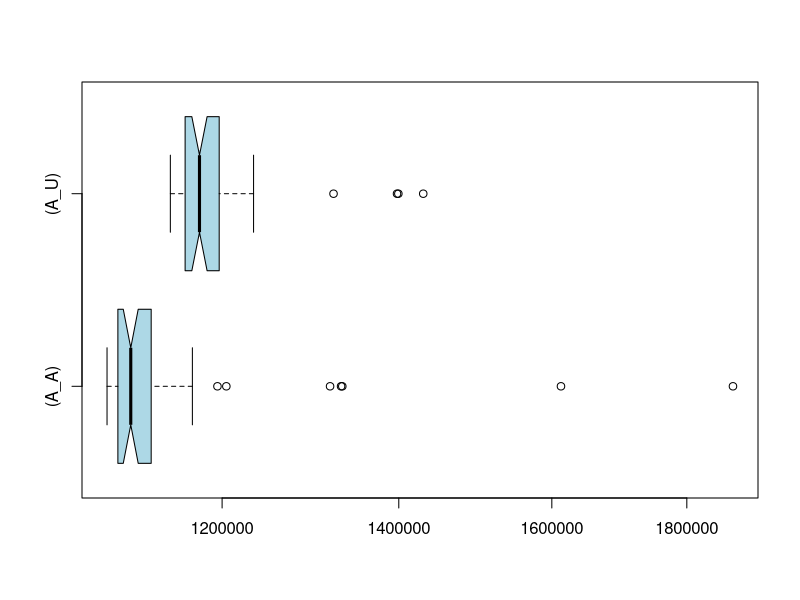

This chart was generated by the following R code:
if (exists("A_A")) remove("A_A")
if (exists("A_U")) remove("A_U")
if (exists("C_A")) remove("C_A")
if (exists("C_U")) remove("C_U")
A_U<-c(1186827,1169692,1161860,1193507,1164653,1159177,1155488,1397852,1161894,1190671,1175567,1162821,1233391,1230248,1170940,1196350,1157240,1180851,1160377,1154967,1173966,1173845,1160173,1399472,1430204,1196962,1167641,1158324,1156352,1147019,1160120,1168066,1160079,1175040,1204787,1193254,1184617,1163474,1203054,1192351,1189451,1204838,1182515,1177548,1167251,1183072,1221209,1230912,1199812,1322520)
A_A<-c(1332670,1108069,1086340,1092126,1118866,1105892,1129337,1088689,1098772,1097631,1147046,1141401,1094547,1169286,1108085,1085377,1099110,1086786,1090986,1109154,1117948,1318542,1098673,1109337,1873959,1102216,1091976,1098021,1093674,1095685,1119546,1098958,1095223,1139369,1612822,1195138,1113549,1105368,1095330,1108629,1116183,1123867,1092749,1117768,1097315,1125610,1105348,1128005,1331251,1204439)
if (exists("A_U")) boxplot.stats(A_U)
if (exists("A_A")) boxplot.stats(A_A)
if (exists("C_U")) boxplot.stats(C_U)
if (exists("C_A")) boxplot.stats(C_A)
if (exists("A_U")) summary(A_U)
if (exists("A_A")) summary(A_A)
if (exists("C_U")) summary(C_U)
if (exists("C_A")) summary(C_A)
if (exists("A_U")) boxplot(A_A,A_U,col="lightblue",horizontal=TRUE,log="x",match=TRUE,names=c("(A_A)","(A_U)"),notch=TRUE)
if (exists("C_U")) boxplot(C_A,C_U,col="lightblue",horizontal=TRUE,log="x",match=TRUE,names=c("(C_A)","(C_U)"),notch=TRUE)
